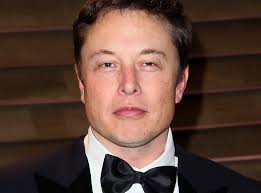
#> input picture elon2.jpeg, 261 x 193 px
$ python face_recognition.py
#> lines starting #> are read from the running program, lines starting #| are printed output that depends on the picture; after the words box and inside, x2 and y2 are one past the last pixel; in counts of white or black regions, pixels touching at a corner belong together; long printed decimals are rounded
import numpy as np
import cv2 as cv

harr_cascade=cv.CascadeClassifier('haar_face.xml')
people=['Elon Musk','Jeff Bezos']

face_recognizer=cv.face.LBPHFaceRecognizer_create()
face_recognizer.read('face_trained.yml')

img=cv.imread('elon2.jpeg')
#> img is the input picture: shape (193, 261, 3); mean B, G, R 54.7, 65.1, 90.3
gray=cv.cvtColor(img,cv.COLOR_BGR2GRAY)
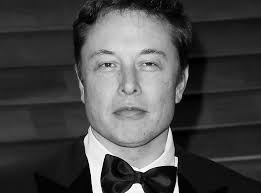
#> gray: shape (193, 261); min 0, max 255, mean 71.4
#detect the face
faces_rect=harr_cascade.detectMultiScale(gray,1.1,4)
#> faces_rect = [[68, 17, 123, 123]]

for (x,y,w,h) in faces_rect:
    faces_roi=gray[y:y+h,x:x+w]
    label,confidence=face_recognizer.predict(faces_roi)
    print(label,confidence)
    cv.putText(img,str(people[label]),(20,20),cv.FONT_HERSHEY_COMPLEX,1.0,(0,255,0),thickness=2)
    cv.rectangle(img,(x,y),(x+w,y+h),(0,255,0),thickness=2)
#> this loop made 1 pass
#> (x, y, w, h, label, confidence) on pass 1: (68, 17, 123, 123, 0, 83.93)
#| 0 83.934
#> pass 1, `faces_roi=gray[y:y+h,x:x+w]`:
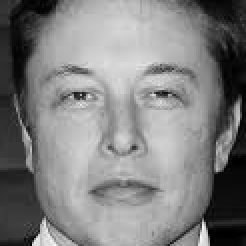
#> faces_roi: shape (123, 123) (shown 2 times larger); min 0, max 252, mean 128.1
#> after the loop:
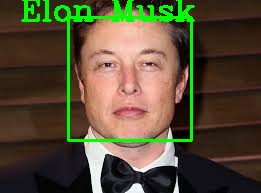
#> img: shape (193, 261, 3); 5.58% of pixels changed, all inside (x1, y1, x2, y2) = (21, 0, 195, 142)
cv.imshow('face_detected',img)
cv.waitKey(0)
